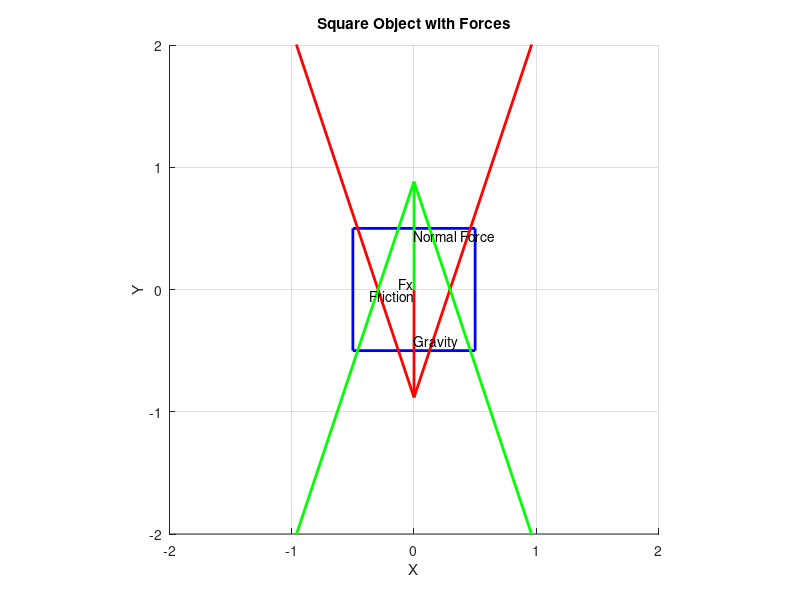

This chart was generated by the following MATLAB code:
% Square object parameters
square_size = 1; % Square side length (m)
x_center = 0; % x-coordinate of the center of the square
y_center = 0; % y-coordinate of the center of the square

% Force parameters
gravity = 9.81; % Gravitational acceleration (m/s^2)
mass = 0.2; % Mass of the object (kg)
normal_force = mass * gravity; % Normal force (N)
mu = 0.4; % Coefficient of friction
friction_force = mu * normal_force; % Friction force (N)
Fx = 0; % Fx force (N)

if friction_force > Fx
    friction_force = Fx
end

% Arrow scaling factor
scaling_factor = 0.5; % Adjust this value to shorten or lengthen the arrows

% Calculate force components
Fy = normal_force; % Vertical force acting on the object
resultant_force = sqrt(Fx^2 + friction_force^2); % Magnitude of the resultant force

% Plot the square object
figure;
hold on;
rectangle('Position', [x_center - square_size/2, y_center - square_size/2, square_size, square_size], 'EdgeColor', 'b', 'LineWidth', 2);

% Annotate gravity
quiver(x_center, y_center, 0, -scaling_factor * normal_force, 'r', 'LineWidth', 2, 'MaxHeadSize', 2);
text(x_center, y_center - scaling_factor * normal_force / 2, 'Gravity', 'HorizontalAlignment', 'left', 'VerticalAlignment', 'bottom');

% Annotate normal force
quiver(x_center, y_center, 0, scaling_factor * normal_force, 'g', 'LineWidth', 2, 'MaxHeadSize', 2);
text(x_center, y_center + scaling_factor * normal_force / 2, 'Normal Force', 'HorizontalAlignment', 'left', 'VerticalAlignment', 'top');

% Annotate Fx force
quiver(x_center, y_center, scaling_factor * Fx, 0, 'b', 'LineWidth', 2, 'MaxHeadSize', 2);
text(x_center + scaling_factor * Fx / 2, y_center, 'Fx', 'HorizontalAlignment', 'right', 'VerticalAlignment', 'bottom');

% Annotate friction force
quiver(x_center, y_center, -scaling_factor * friction_force, 0, 'm', 'LineWidth', 2, 'MaxHeadSize', 2);
text(x_center - scaling_factor * friction_force / 2, y_center, 'Friction', 'HorizontalAlignment', 'right', 'VerticalAlignment', 'top');

% Set plot limits
xlim([-2 2]);
ylim([-2 2]);
xlabel('X');
ylabel('Y');
title('Square Object with Forces');
grid on;
axis equal;
hold off;
